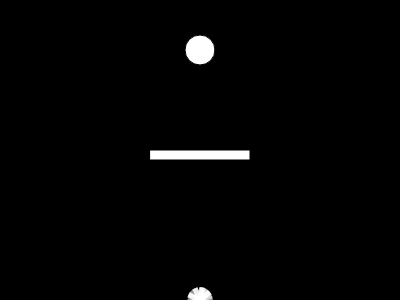
Frame 1 (no input)
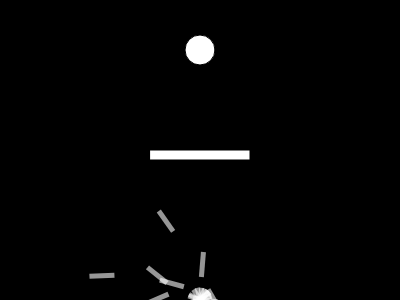
Frame 60 (no input)
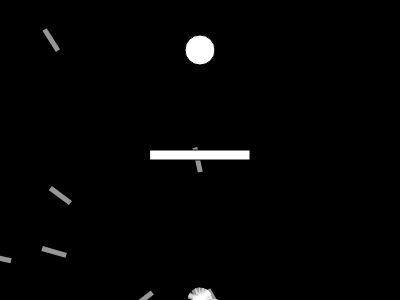
Frame 120 (the mouse pressed at the canvas centre since frame 60)

The p5.js sketch that drew these frames (run headless with seeded random() and noise() and a simulated clock; from frame 60 on, the mouse is pressed at the canvas centre):

// p5.js sketch
// ── sketch.js
let rocket
let population
let lifeP
let target
let count = 0
const lifespan = 200
const maxForce = 0.2
const rx = 150
const ry = 150
const rw = 100
const rh = 10

function setup() {
  createCanvas(400, 300)
  rocket = new Rocket()
  population = new Population()
  lifeP = createP()
  genP = createP()
  fitP = createP()
  target = createVector(width/2, 50)
}

function draw() {
  background(0)
  population.run()
  lifeP.html(count)
  count++
  if (count == lifespan) {
    population.evaluate()
    population.selection()
    count = 0
  }
  fill(255)
  rect(rx, ry, rw, rh)
  ellipse(target.x, target.y, 30, 30)
}

function Population() {
  this.generation = 0
  this.rockets = []
  this.popsize = 20
  this.matingPool = []

  for (let i = 0; i < this.popsize; i++) {
    this.rockets[i] = new Rocket()
  }

  this.evaluate = function() {
    let maxfit = 0
    for (let i = 0; i < this.popsize; i++) {
      this.rockets[i].calcFitness()
      if (this.rockets[i].fitness > maxfit) {
        maxfit = this.rockets[i].fitness
      }
    }

    for (let i = 0; i < this.popsize; i++) {
      this.rockets[i].fitness /= maxfit
    }

    this.matingPool = []

    for (let i = 0; i < this.popsize; i++) {
      const n = this.rockets[i].fitness * 100
      for (let j = 0; j < n; j++) {
        this.matingPool.push(this.rockets[i])
      }
    }
    genP.html(this.generation)
    this.generation++
  }

  this.selection = function() {
    const newRockets = []
    for (let i = 0; i < this.rockets.length; i++) {
      // console.log('mating pool', this.matingPool)
      const parentA = random(this.matingPool).dna
      const parentB = random(this.matingPool).dna
      const child = parentA.crossover(parentB)
      child.mutation()
      newRockets[i] = new Rocket(child)
    }
    this.rockets = newRockets
  }

  this.run = function() {
    for (let i = 0; i < this.popsize; i++) {
      this.rockets[i].update()
      this.rockets[i].show()
    }
  }
}

function DNA(genes) {
  if (genes) {
    this.genes = genes
  } else {
    this.genes = []
    for (let i = 0; i < lifespan; i++) {
      this.genes[i] = p5.Vector.random2D()
      this.genes[i].setMag(maxForce)
    }
  }


  this.crossover = function(partner) {
    const newgenes = []
    const mid = floor(random(this.genes.length))
    for (let i = 0; i < this.genes.length; i++) {
      if (i > mid) {
        newgenes[i] = this.genes[i]
      } else {
        newgenes[i] = partner.genes[i]
      }
    }
    return new DNA(newgenes)
  }

  this.mutation = function() {
    for (let i = 0; i < this.genes.length; i++) {
      if (random(1) < 0.1) {
        this.genes[i] = p5.Vector.random2D()
        this.genes[i].setMag(maxForce)
      }
    }
  }
}

function Rocket(dna) {
  this.pos = createVector(width/2, height)
  this.vel = createVector()
  this.acc = createVector()
  this.dna = dna || new DNA()
  this.fitness = 0
  this.completed = false
  this.crashed = false
  this.applyForce = function(force) {
    this.acc.add(force)
  }

  this.calcFitness = function() {
    var d = dist(this.pos.x, this.pos.y, target.x, target.y)
    this.fitness = map(d, 0, width, width, 0)
    if (this.completed) {
      this.fitness *= 100
    }
    if (this.crashed) {
      this.fitness = 1
    }
  }

  this.update = function() {
    var d = dist(this.pos.x, this.pos.y, target.x, target.y)
    if (d < 10) {
      this.completed = true
      this.pos = target.copy()
    }
    if (
      this.pos.x > rx &&
      this.pos.x < rx + rw &&
      this.pos.y > ry &&
      this.pos.y < ry + rh
    ) {
      this.crashed = true
    }
    if (this.pos.x > width || this.pos.x < 0) {
      this.crashed = true
    }
    if (this.pos.y > height || this.pos.y < 0) {
      this.crashed = true
    }
    this.applyForce(this.dna.genes[count])
    if (!this.completed && !this.crashed) {
      this.vel.add(this.acc)
      this.pos.add(this.vel)
      this.acc.mult(0)
    }
  }
  this.show = function() {
    push()
    noStroke()
    fill(255, 150)
    translate(this.pos.x, this.pos.y)
    rotate(this.vel.heading())
    rectMode(CENTER)
    rect(0, 0, 25, 5)
    pop()
  }
}
